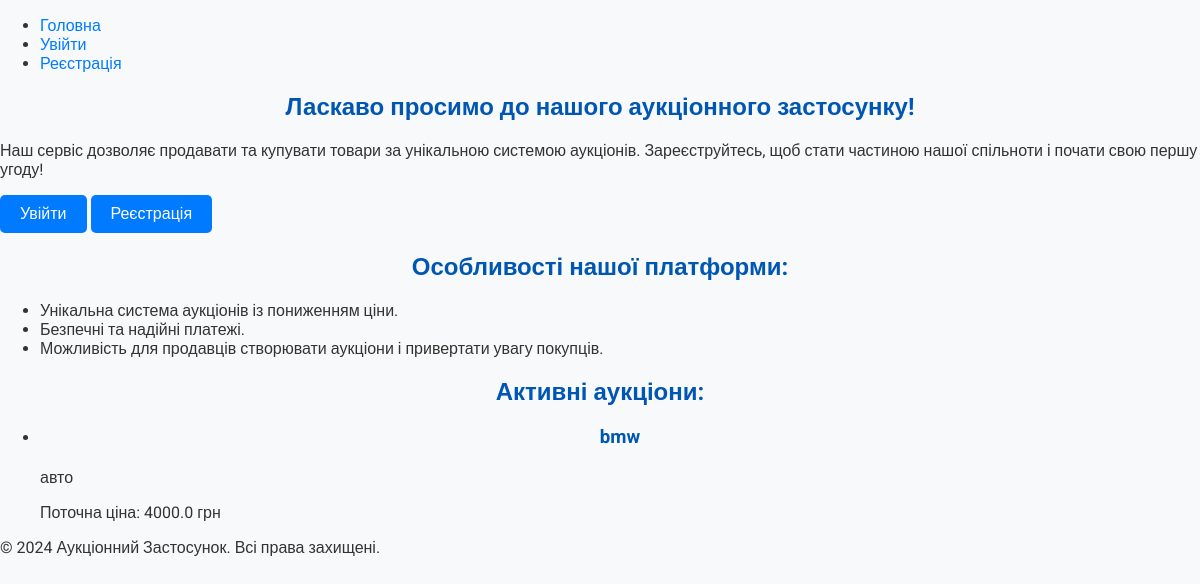
Before: / with the older database file.
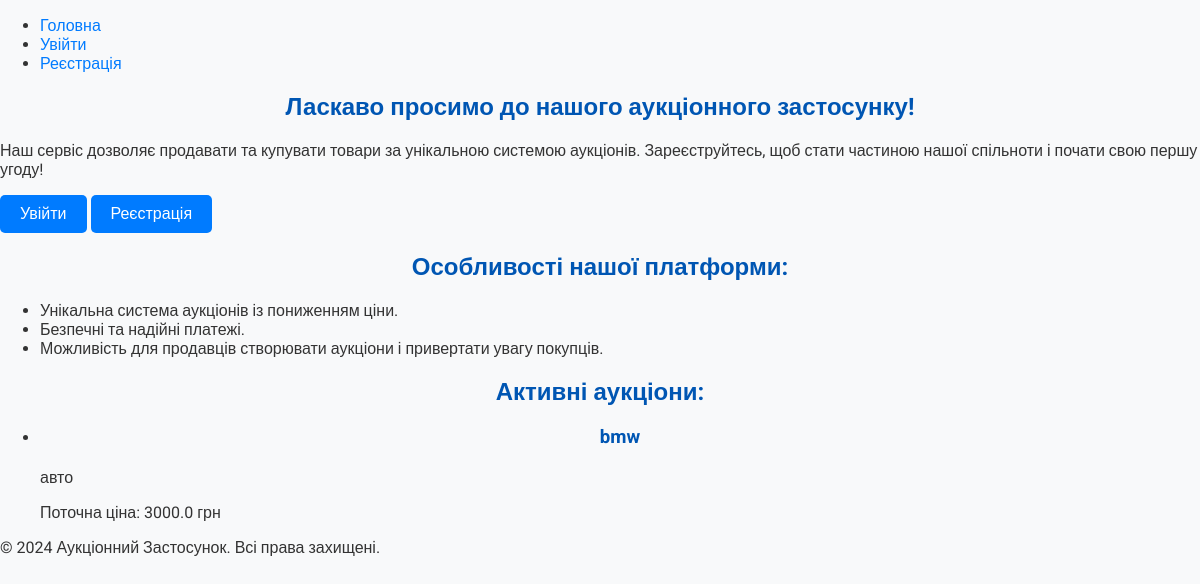
After: the same page with the newer database file.
### app/models/auction.py (models this page shows, shortened)
class Auction(db.Model):
    __tablename__ = 'auctions'
    id = db.Column(db.Integer, primary_key=True)
    title = db.Column(db.String(255), nullable=False)
    description = db.Column(db.Text, nullable=False)
    starting_price = db.Column(db.Float, nullable=False)
    current_price = db.Column(db.Float, nullable=False)
    seller_id = db.Column(db.Integer, db.ForeignKey('users.id'), nullable=False)
    total_participants = db.Column(db.Integer, default=0, nullable=False)
    is_active = db.Column(db.Boolean, default=True, nullable=False)
    winner_id = db.Column(db.Integer, db.ForeignKey('users.id'), nullable=True)
    created_at = db.Column(db.DateTime, default=db.func.now(), nullable=False)
    updated_at = db.Column(db.DateTime, default=db.func.now(), onupdate=db.func.now(), nullable=False)

### app/routes/main_routes.py (the view)
@main_bp.route('/')
def index():
    auctions = Auction.query.filter_by(is_active=True).all()
    return render_template('index.html', auctions=auctions)

### app/templates/index.html (shortened to what this page needs)
{% extends 'base.html' %}
{% block content %}
<section class="welcome">
    <h1>Ласкаво просимо до нашого аукціонного застосунку!</h1>
    <p>Наш сервіс дозволяє продавати та купувати товари за унікальною системою аукціонів. Зареєструйтесь, щоб
        стати частиною нашої спільноти і почати свою першу угоду!</p>
</section>
<section class="actions">
    <button onclick="window.location.href='/auth/login'">Увійти</button>
    <button onclick="window.location.href='/auth/register'">Реєстрація</button>
</section>
<section class="features">
    <h2>Особливості нашої платформи:</h2>
    <ul>
        <li>Унікальна система аукціонів із пониженням ціни.</li>
        <li>Безпечні та надійні платежі.</li>
        <li>Можливість для продавців створювати аукціони і привертати увагу покупців.</li>
    </ul>
</section>
<section class="auctions">
    <h2>Активні аукціони:</h2>
    {% if auctions %}
    <ul>
        {% for auction in auctions %}
        <li>
            <h3>{{ auction.title }}</h3>
            <p>{{ auction.description }}</p>
            <p>Поточна ціна: {{ auction.current_price }} грн</p>
        </li>
        {% endfor %}
    </ul>
    {% else %}
    <p>На даний момент немає активних аукціонів.</p>
    {% endif %}
</section>
{% endblock %}

### app/templates/base.html (shortened to what this page needs)
<!DOCTYPE html>
<html lang="uk">
<head>
    <link rel="stylesheet" href="{{ url_for('static', filename='css/styles.css') }}">
</head>
<body>
    <header>
        <nav>
            <ul>
                <li><a href="/">Головна</a></li>
                <li><a href="/auth/login">Увійти</a></li>
                <li><a href="/auth/register">Реєстрація</a></li>
            </ul>
        </nav>
    </header>
    <main>
        {% block content %}{% endblock %}
    </main>
    <footer>
        <p>&copy; 2024 Аукціонний Застосунок. Всі права захищені.</p>
    </footer>
</body>
</html>

### app/static/css/styles.css (style rules this page uses)
body { font-family: 'Roboto', sans-serif; margin: 0; padding: 0; background-color: #f8f9fa; color: #333; }
h1, h2, h3 { color: #0056b3; text-align: center; margin-bottom: 20px; }
button, .btn { display: inline-block; padding: 10px 20px; font-size: 16px; border: none; border-radius: 5px; color: #fff; background-color: #007bff; cursor: pointer; transition: background-color 0.3s ease; }
a { color: #007bff; text-decoration: none; }

Changed rows visible on the page:
changed Auction "bmw": current_price "4000.0" → "3000.0"
